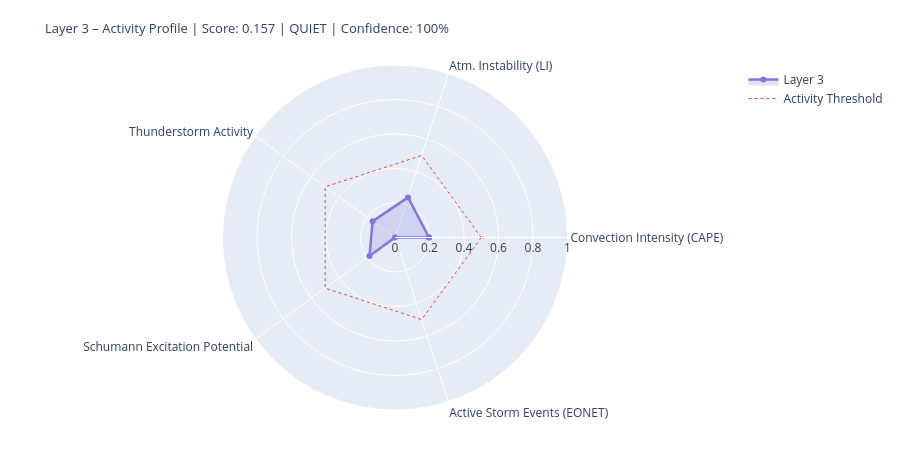

Notebook source saved alongside this figure:
### Markdown cell above
---
## 4. State Assessment & Handoff to Layer 4/5

### Code cell
# ============================================================
# LAYER-3-SCORE
# Five dynamic components
# ============================================================

def norm(v, lo, hi):
    if v is None or (isinstance(v, float) and math.isnan(v)): return None
    return round(max(0.0, min(1.0, (v - lo) / (hi - lo))), 4)

# --- 1) Convection intensity (global CAPE mean) ---
cape_mean = df_atm['cape'].dropna().mean() if not df_atm.empty else None
conv_score = norm(cape_mean, 0, 3000)
conv_src   = 'primary' if cape_mean is not None else 'missing'

# --- 2) Atmospheric instability (LI mean) ---
li_mean   = df_atm['li'].dropna().mean() if not df_atm.empty else None
# Negative LI = unstable → higher score
instab_score = norm(-li_mean if li_mean is not None else None, -6, 6)
instab_src   = 'primary' if li_mean is not None else 'missing'

# --- 3) Thunderstorm activity (mean thunder score + WMO count) ---
thunder_mean = df_atm['thunder_score'].mean() if not df_atm.empty else None
n_thunder    = int(df_atm['thunderstorm'].sum()) if not df_atm.empty else 0
thunder_score_val = norm(
    (thunder_mean or 0) * 0.7 + n_thunder * 0.1, 0, 1.0
) if thunder_mean is not None else None
thunder_src = 'primary'

# --- 4) Schumann excitation potential (weighted Schumann contribution) ---
schumann_pot = df_atm['schumann_contribution'].mean() if not df_atm.empty else None
# Boosted by Layer-2 thunderstorm trigger
if schumann_pot is not None and l2_thunder:
    schumann_pot = min(1.0, schumann_pot * 1.2)
schumann_score = norm(schumann_pot, 0, 1.0) if schumann_pot is not None else None
schumann_src   = 'derived'

# --- 5) Storm activity (NASA EONET) ---
# Distinction: None = data not loaded, 0.0 = loaded but no events
storm_score = None
storm_src   = 'missing'
if raw.get('storms') is not None:          # API reached successfully
    storm_score = norm(len(storm_events), 0, 30) if storm_events else 0.0
    storm_src   = 'primary'

# X-Ray and Kp: context only, not in dynamic score
# (X-Ray = Layer-0/4 driver; Kp = geomagnetic index, not a lightning proxy)
xray_context = None
if raw.get('xray'):
    df_xc = pd.DataFrame(raw['xray'])
    fc = next((c for c in df_xc.columns
               if any(k in c.lower() for k in ['flux','long']) and 'time' not in c.lower()),
              df_xc.columns[1])
    df_xc[fc] = pd.to_numeric(df_xc[fc], errors='coerce')
    xray_last = df_xc[fc].dropna().iloc[-1] if not df_xc[fc].dropna().empty else None
    if xray_last:
        xray_class = ('X' if xray_last>=1e-4 else 'M' if xray_last>=1e-5
                      else 'C' if xray_last>=1e-6 else 'B')
        xray_context = {'flux': float(xray_last), 'class': xray_class}
        print(f'X-Ray context: {xray_class}-class ({xray_last:.2e} W/m²)')

# --- Aggregate ---
COMPONENTS = {
    'Convection Intensity (CAPE)':  {'score': conv_score,       'source': conv_src,    'dynamic': True},
    'Atm. Instability (LI)':         {'score': instab_score,     'source': instab_src,  'dynamic': True},
    'Thunderstorm Activity':              {'score': thunder_score_val, 'source': thunder_src, 'dynamic': True},
    'Schumann Excitation Potential':   {'score': schumann_score,   'source': schumann_src,'dynamic': True},
    'Active Storm Events (EONET)': {'score': storm_score,      'source': storm_src,   'dynamic': True},
}

available   = {k: v['score'] for k, v in COMPONENTS.items() if v['score'] is not None}
unavailable = [k for k, v in COMPONENTS.items() if v['score'] is None]
layer3_score = round(sum(available.values()) / len(available), 4) if available else None
confidence   = round(len(available) / len(COMPONENTS), 2)
level = ('unknown' if layer3_score is None
         else 'quiet'   if layer3_score < 0.3
         else 'moderate' if layer3_score < 0.6
         else 'active')
dominant_l3 = max(available, key=available.get) if available else 'none'

# --- Ausgabe ---
W = 68
print('=' * W)
print('LAYER 3 – ATMOSPHERE / WEATHER / THUNDERSTORMS – STATE ASSESSMENT')
print('=' * W)
for name, comp in COMPONENTS.items():
    s = comp['score']
    if s is not None:
        bar = '█' * int(s * 20) + '░' * (20 - int(s * 20))
        print(f'  {name:<36} {bar}  {s:.3f}  [{comp["source"]}]')
    else:
        print(f'  {name:<36} {"─" * 20}  n/a   [missing]')
print('-' * W)
print(f'  Score:        {layer3_score:.3f}  ({len(available)}/{len(COMPONENTS)} components)')
print(f'  Confidence:   {confidence:.0%}')
print(f'  Level:        {level.upper()}')
print(f'  Dominant:     {dominant_l3}')
print(f'  CAPE mean:    {cape_mean:.0f} J/kg' if cape_mean else '  CAPE mean:    n/a')
print(f'  LI mean:      {li_mean:.1f} K' if li_mean is not None else '  LI mean:      n/a')
print(f'  Thunderstorms:{n_thunder} points (WMO)  +  {len(storm_events)} NASA EONET')
print('=' * W)

# Radar
cats   = list(available.keys())
vals_r = list(available.values())
if len(cats) >= 3:
    fig = go.Figure()
    fig.add_trace(go.Scatterpolar(
        r=vals_r + [vals_r[0]], theta=cats + [cats[0]],
        fill='toself', fillcolor='rgba(127,119,221,0.22)',
        line=dict(color='#7F77DD', width=2.5), name='Layer 3'
    ))
    fig.add_trace(go.Scatterpolar(
        r=[0.5] * (len(cats)+1), theta=cats + [cats[0]],
        line=dict(color='#E24B4A', dash='dot', width=1),
        mode='lines', name='Activity Threshold'
    ))
    fig.update_layout(
        title=dict(
            text=f'Layer 3 – Activity Profile | Score: {layer3_score:.3f} | {level.upper()} | Confidence: {confidence:.0%}',
            font=dict(size=13)
        ),
        polar=dict(radialaxis=dict(visible=True, range=[0, 1])),
        height=450, showlegend=True,
        margin=dict(l=60, r=60, t=65, b=40)
    )
    fig.show()

### Figure 1 — Plotly figure (JSON) as saved in the notebook; plotly's stock layout.template omitted (floating-point values rounded to 4 significant figures)
{"data": [{"fill": "toself", "fillcolor": "rgba(127,119,221,0.22)", "line": {"color": "#7F77DD", "width": 2.5}, "name": "Layer 3", "r": [0.1972, 0.2444, 0.1605, 0.1828, 0.0, 0.1972], "theta": ["Convection Intensity (CAPE)", "Atm. Instability (LI)", "Thunderstorm Activity", "Schumann Excitation Potential", "Active Storm Events (EONET)", "Convection Intensity (CAPE)"], "type": "scatterpolar"}, {"line": {"color": "#E24B4A", "dash": "dot", "width": 1}, "mode": "lines", "name": "Activity Threshold", "r": [0.5, 0.5, 0.5, 0.5, 0.5, 0.5], "theta": ["Convection Intensity (CAPE)", "Atm. Instability (LI)", "Thunderstorm Activity", "Schumann Excitation Potential", "Active Storm Events (EONET)", "Convection Intensity (CAPE)"], "type": "scatterpolar"}], "layout": {"height": 450, "margin": {"b": 40, "l": 60, "r": 60, "t": 65}, "polar": {"radialaxis": {"range": [0, 1], "visible": true}}, "showlegend": true, "title": {"font": {"size": 13}, "text": "Layer 3 – Activity Profile | Score: 0.157 | QUIET | Confidence: 100%"}}}
